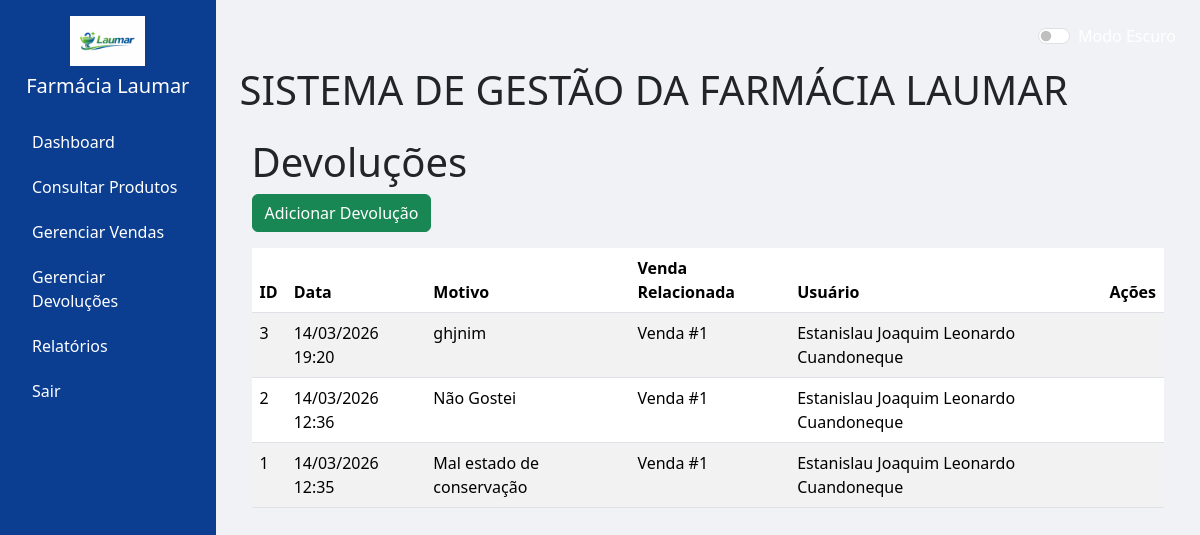
Screenshot of /devolucoes (signed in) with the database file from the repository.
### models.py (models this page shows, shortened)
class Devolucao(db.Model):
    __tablename__ = 'devolucoes'
    id = db.Column(db.Integer, primary_key=True)
    data = db.Column(db.DateTime, default=datetime.utcnow)
    motivo = db.Column(db.String(500), nullable=False)
    venda_id = db.Column(db.Integer, db.ForeignKey('vendas.id'), nullable=True)  # Pode ser de uma venda ou não
    usuario_id = db.Column(db.Integer, db.ForeignKey('usuarios.id'), nullable=False)
    venda = db.relationship('Venda', backref='devolucoes')
    usuario = db.relationship('Usuario', backref='devolucoes')

class Venda(db.Model):
    __tablename__ = 'vendas'
    id = db.Column(db.Integer, primary_key=True)
    data = db.Column(db.DateTime, default=datetime.utcnow)
    total = db.Column(db.Float, nullable=False)
    forma_pagamento = db.Column(db.String(50), nullable=False)
    usuario_id = db.Column(db.Integer, db.ForeignKey('usuarios.id'), nullable=False)
    usuario = db.relationship('Usuario', backref='vendas')

class Usuario(UserMixin, db.Model):
    __tablename__ = 'usuarios'
    id = db.Column(db.Integer, primary_key=True)
    nome = db.Column(db.String(150), nullable=False)
    usuario = db.Column(db.String(150), unique=True, nullable=False)
    senha = db.Column(db.String(150), nullable=False)
    tipo = db.Column(db.String(50), nullable=False)  # 'Admin', 'Atendente', 'Farmaceutica', 'Gestor'

### app.py (the view)
@app.route('/devolucoes')
@login_required
def listar_devolucoes():
    if current_user.tipo not in ['Admin', 'Atendente']:
        flash('Acesso negado.', 'danger')
        return redirect(url_for('dashboard'))
    devolucoes = Devolucao.query.order_by(Devolucao.data.desc()).all()
    return render_template('devolucoes/listar_devolucoes.html', devolucoes=devolucoes)

### app.py (called while the page is built)
@login_manager.user_loader
def load_user(user_id):
    return db.session.get(Usuario, int(user_id))

### templates/devolucoes/listar_devolucoes.html (shortened to what this page needs)
{% extends 'base.html' %}
{% block content %}
<div class="container">
    <h1>Devoluções</h1>
    <a href="{{ url_for('adicionar_devolucao') }}" class="btn btn-success mb-3">Adicionar Devolução</a>
    <table class="table table-striped">
        <thead>
            <tr>
                <th>ID</th>
                <th>Data</th>
                <th>Motivo</th>
                <th>Venda Relacionada</th>
                <th>Usuário</th>
                <th>Ações</th>
            </tr>
        </thead>
        <tbody>
            {% for devolucao in devolucoes %}
            <tr>
                <td>{{ devolucao.id }}</td>
                <td>{{ devolucao.data.strftime('%d/%m/%Y %H:%M') }}</td>
                <td>{{ devolucao.motivo }}</td>
                <td>{% if devolucao.venda %}Venda #{{ devolucao.venda.id }}{% else %}N/A{% endif %}</td>
                <td>{{ devolucao.usuario.nome }}</td>
                <td>
                </td>
            </tr>
            {% endfor %}
        </tbody>
    </table>
</div>
{% endblock %}

### templates/base.html (style rules this page uses)
body { background-color: #f0f2f5; }

### rows the page displays
Devolucao: id "3", data "14/03/2026 19:20", motivo "ghjnim", venda.id "1", usuario.nome "Estanislau Joaquim Leonardo Cuandoneque"
Devolucao: id "2", data "14/03/2026 12:36", motivo "Não Gostei", venda.id "1", usuario.nome "Estanislau Joaquim Leonardo Cuandoneque"
Devolucao: id "1", data "14/03/2026 12:35", motivo "Mal estado de conservação", venda.id "1", usuario.nome "Estanislau Joaquim Leonardo Cuandoneque"
